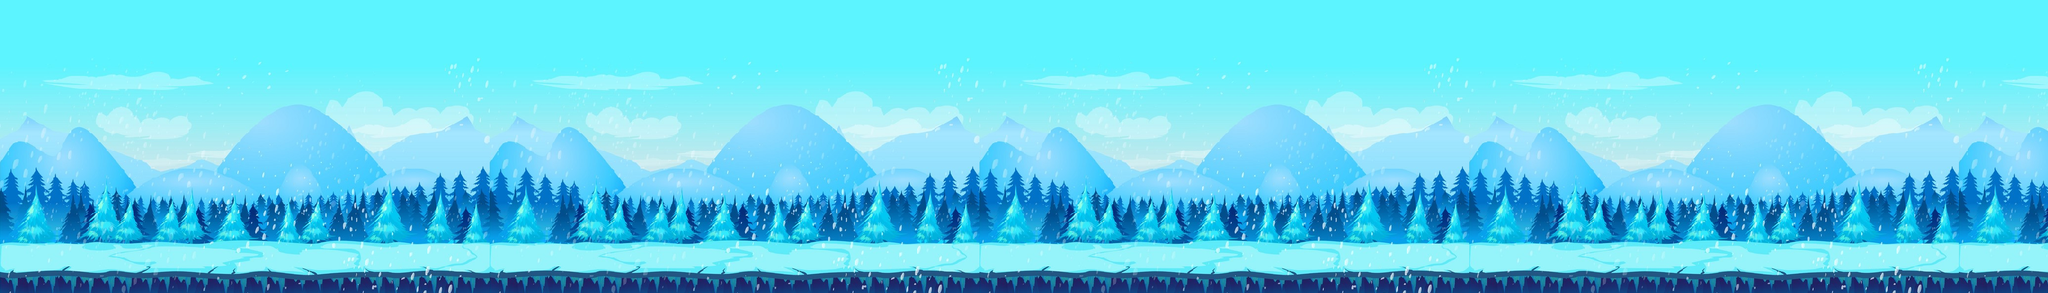

Below is a game level as drawn by its tile map, then a one-line description and the .tmx that defines it (tile-layer data replaced by summaries):
An orthogonal 230x33 tile map with 16x16 px tiles, 1 tile layer (Tile Layer 1).

<map version="1.2" tiledversion="1.2.4" orientation="orthogonal" renderorder="right-down" width="230" height="33" tilewidth="16" tileheight="16" infinite="0" nextlayerid="2" nextobjectid="1">
 <tileset firstgid="1" source="bg.tsx" />
 <layer id="1" name="Tile Layer 1" width="230" height="33">
  <data>[7590 cells, 7590 non-empty, 1760 distinct tile ids]</data>
 </layer>
</map>
